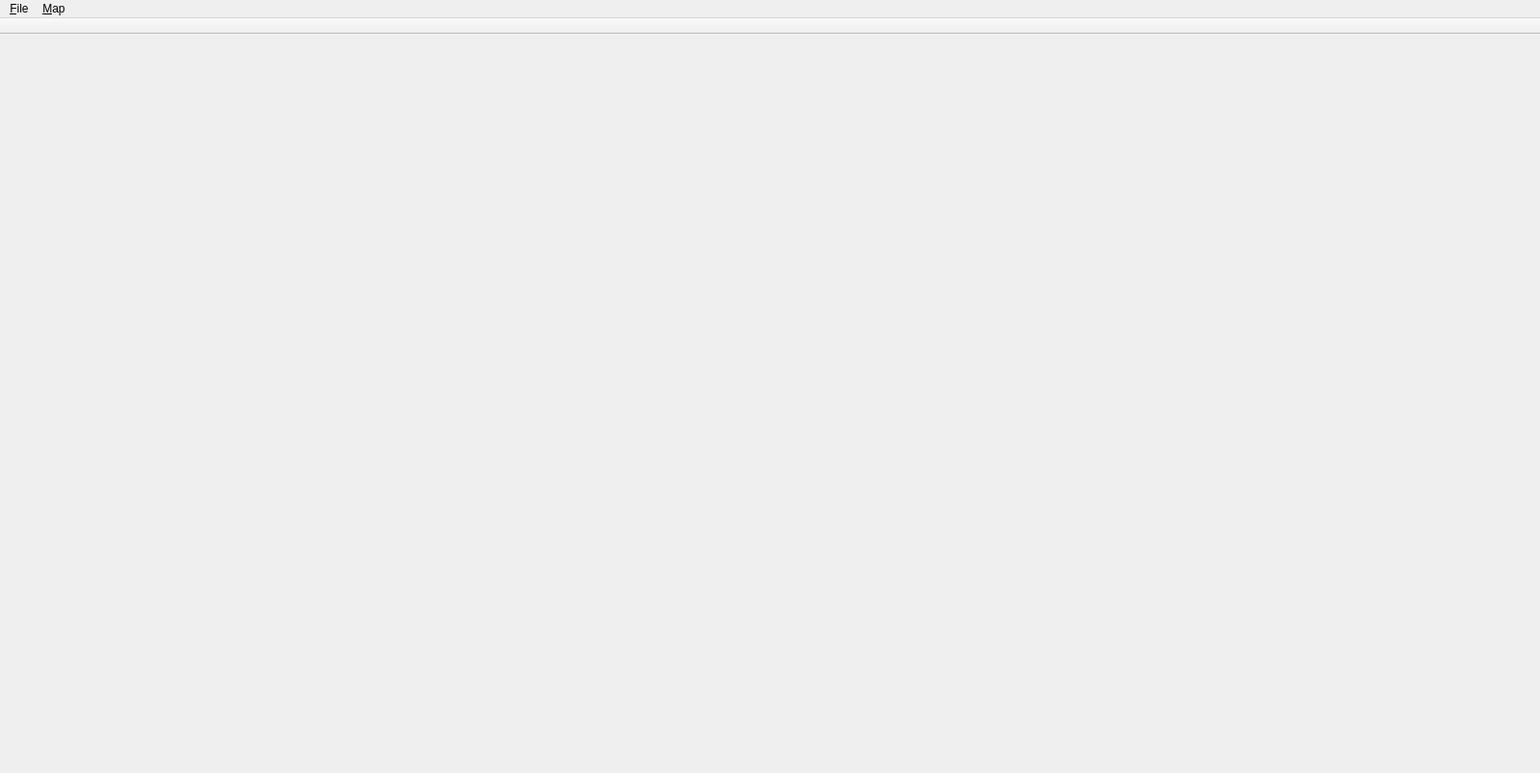
<?xml version="1.0" encoding="UTF-8"?>
<ui version="4.0">
 <class>PandaGoClass</class>
 <widget class="QMainWindow" name="PandaGoClass">
  <property name="geometry">
   <rect>
    <x>0</x>
    <y>0</y>
    <width>1600</width>
    <height>803</height>
   </rect>
  </property>
  <property name="maximumSize">
   <size>
    <width>1600</width>
    <height>803</height>
   </size>
  </property>
  <property name="windowTitle">
   <string>PandaGo</string>
  </property>
  <widget class="QWidget" name="centralWidget"/>
  <widget class="QMenuBar" name="menuBar">
   <property name="geometry">
    <rect>
     <x>0</x>
     <y>0</y>
     <width>1600</width>
     <height>23</height>
    </rect>
   </property>
   <widget class="QMenu" name="menuFile">
    <property name="title">
     <string>&amp;File</string>
    </property>
    <addaction name="actionLoad"/>
   </widget>
   <widget class="QMenu" name="menuTools">
    <property name="title">
     <string>&amp;Map</string>
    </property>
   </widget>
   <addaction name="menuFile"/>
   <addaction name="menuTools"/>
  </widget>
  <widget class="QToolBar" name="mainToolBar">
   <property name="movable">
    <bool>false</bool>
   </property>
   <property name="allowedAreas">
    <set>Qt::TopToolBarArea</set>
   </property>
   <property name="floatable">
    <bool>false</bool>
   </property>
   <attribute name="toolBarArea">
    <enum>TopToolBarArea</enum>
   </attribute>
   <attribute name="toolBarBreak">
    <bool>false</bool>
   </attribute>
  </widget>
  <action name="actionLoad">
   <property name="text">
    <string>Load</string>
   </property>
  </action>
 </widget>
 <layoutdefault spacing="6" margin="11"/>
 <resources/>
 <connections/>
</ui>
